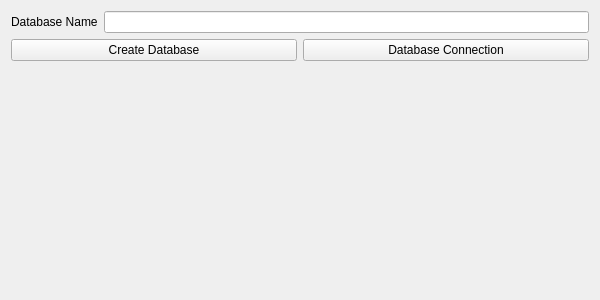
<?xml version="1.0" encoding="UTF-8"?>
<ui version="4.0">
 <class>Form</class>
 <widget class="QWidget" name="Form">
  <property name="geometry">
   <rect>
    <x>0</x>
    <y>0</y>
    <width>600</width>
    <height>300</height>
   </rect>
  </property>
  <property name="windowTitle">
   <string>Form</string>
  </property>
  <layout class="QVBoxLayout" name="verticalLayout">
   <item>
    <layout class="QHBoxLayout" name="horizontalLayout">
     <item>
      <widget class="QLabel" name="label">
       <property name="text">
        <string>Database Name</string>
       </property>
      </widget>
     </item>
     <item>
      <widget class="QLineEdit" name="lineEdit"/>
     </item>
    </layout>
   </item>
   <item>
    <layout class="QHBoxLayout" name="horizontalLayout_2">
     <item>
      <widget class="QPushButton" name="pushButton_createdb">
       <property name="text">
        <string>Create Database</string>
       </property>
      </widget>
     </item>
     <item>
      <widget class="QPushButton" name="pushButton_dbcon">
       <property name="text">
        <string>Database Connection</string>
       </property>
      </widget>
     </item>
    </layout>
   </item>
   <item>
    <widget class="QLabel" name="label_result">
     <property name="text">
      <string/>
     </property>
    </widget>
   </item>
  </layout>
 </widget>
 <resources/>
 <connections/>
</ui>
